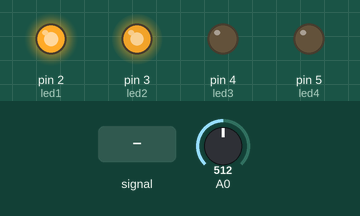
A sketch run on a simulated Arduino Uno, built with avr-gcc and run on an emulated ATmega328P. On the bench: output pins drawn as LEDs (lit = HIGH). The inputs (shaded band) are chosen by the test bench; at power-on: A0 = 512.

Above: at 1.2 s.
1.3 s: A0 fed a 200 Hz sine of ±255 counts around its level
At 2.4 s:
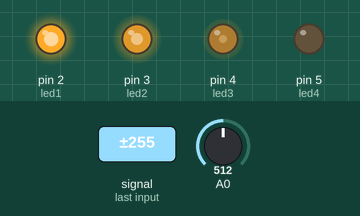
2.8 s: A0 set to 610
At 4.0 s:
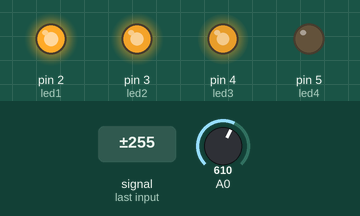
4.3 s: A0 fed a 1000 Hz sine of ±255 counts around its level
At 4.6 s:
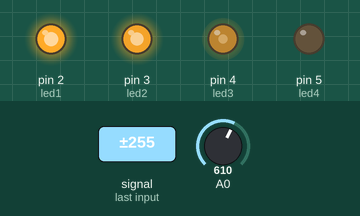
5.8 s: A0 fed a 2 Hz sine of ±306 counts around its level
At 6.42 s:
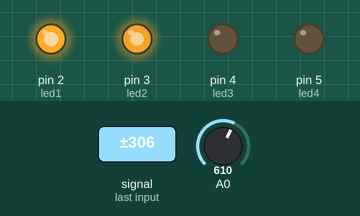
8.8 s: A0 set to 910
10.3 s: A0 set to 894
At 11.6 s:
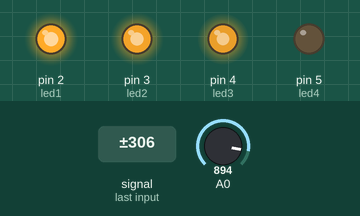
Timing chart, 0 to 12.8 s (numbered marks = the images above; inputs shaded):
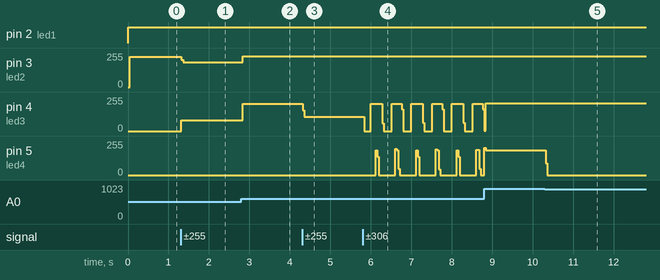

Measured:
- after the input at 1.3 s, pin 3 (led2): 227/255 → 185/255 at once; pin 4 (led3): 0/255 → 80/255 at once
- after the input at 2.8 s, pin 3 (led2): 185/255 → 230/255 at once; pin 4 (led3): 80/255 → 204/255 at once
- after the input at 4.3 s, pin 4 (led3): 204/255 → 107/255 at once
- after the input at 5.8 s, pin 4 (led3): ramps from 206/255 to 0/255 and jumps back, once every 0.52 s; pin 5 (led4): ramps from 198/255 to 0/255 and jumps back, once every 0.48 s
- after the input at 10.3 s, pin 5 (led4): 185/255 → 0/255 at once

The sketch:

isik_seviye_olcer.ino
```cpp
int led1=2;
int led2=3;
int led3=4;
int led4=5;


void setup() {
 Serial.begin(9600);

pinMode(led1 , OUTPUT);
pinMode(led2 , OUTPUT);
pinMode(led3 , OUTPUT);
pinMode(led4 , OUTPUT);

}

void loop() {
  int isik = analogRead(A0);
  if (isik>150){
  digitalWrite(led1, HIGH);
  digitalWrite(led2, LOW);
  digitalWrite(led3 , LOW);
  digitalWrite(led4 , LOW);
  }

 if(isik>300){
 digitalWrite(led1 ,HIGH);
 digitalWrite(led2 , HIGH);
 digitalWrite(led3 , LOW);
 digitalWrite(led4 ,LOW);

}
if(isik>600){
  digitalWrite(led1 ,HIGH);
 digitalWrite(led2 , HIGH);
 digitalWrite(led3 , HIGH);
 digitalWrite(led4 ,LOW);
}

if(isik>900){
  digitalWrite(led1 ,HIGH);
 digitalWrite(led2 , HIGH);
 digitalWrite(led3 , HIGH);
 digitalWrite(led4 ,HIGH);
}


}
```
